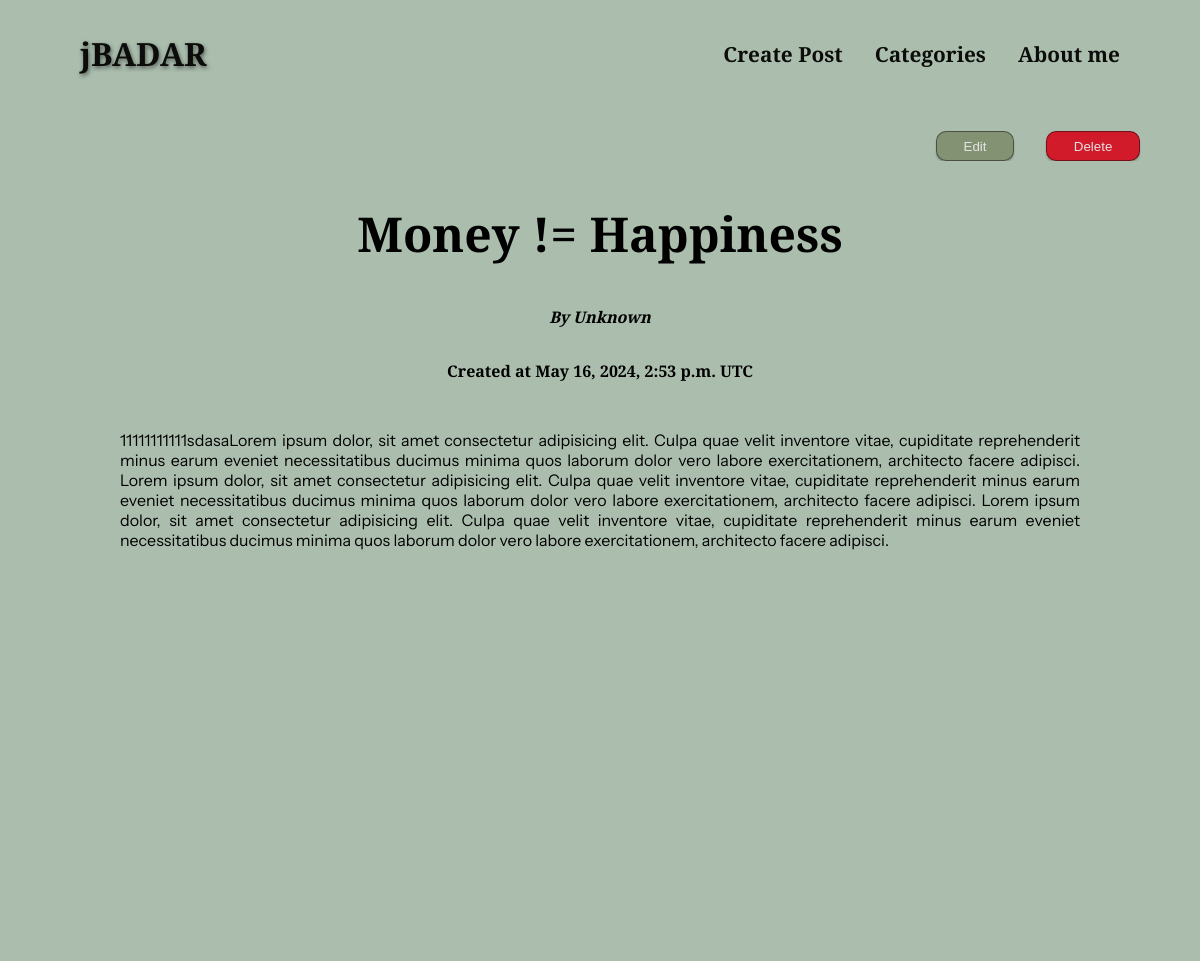
/home/view/4, run on an earlier commit of the app's database.
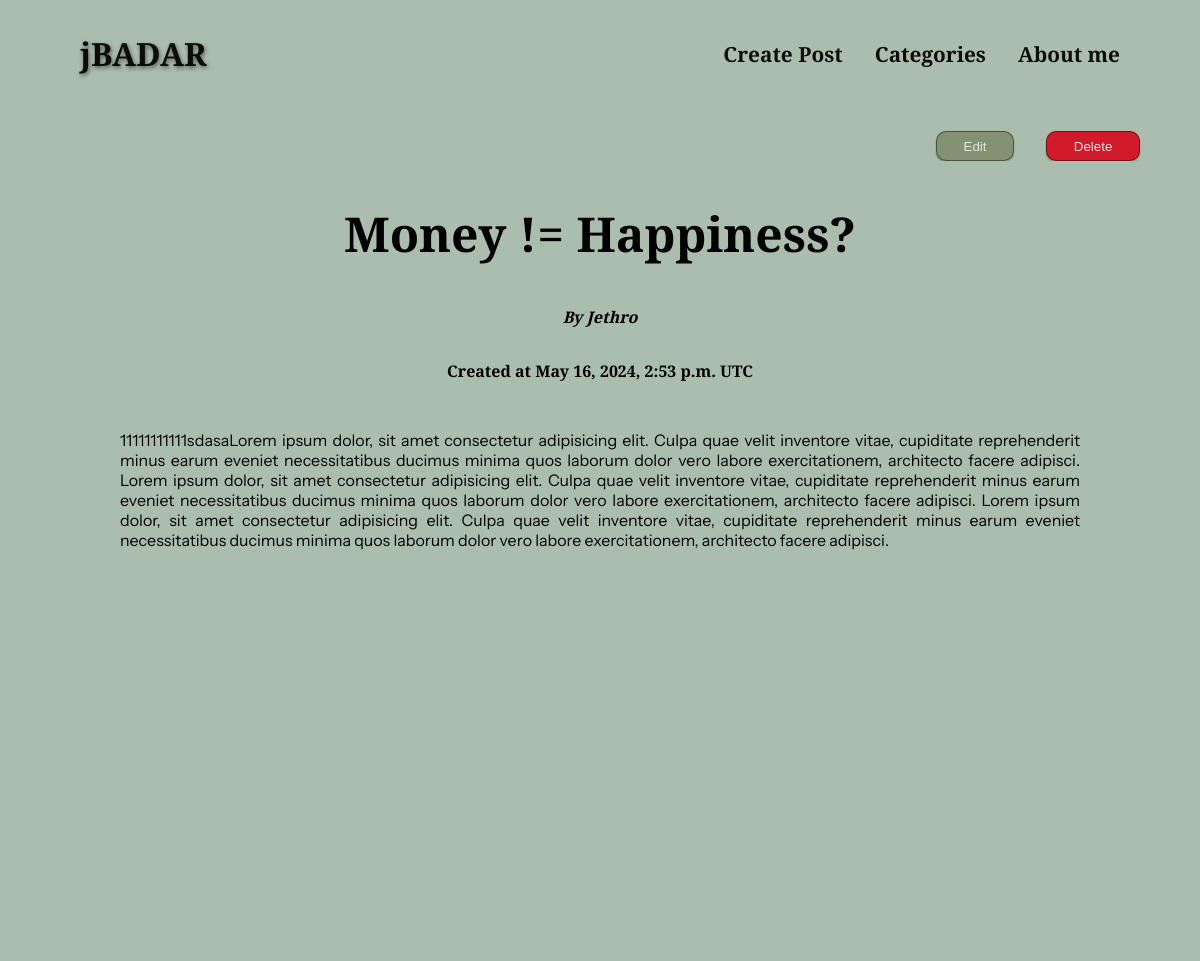
And on a later commit of the database.
### home/models.py (models this page shows)
class blog_data(models.Model):
    title = models.CharField(max_length=100, blank=True)
    author = models.CharField(max_length=50, blank=True)
    created = models.DateTimeField(auto_now_add=True)
    content = models.TextField(blank=True)
    image = models.ImageField(blank=True)

### home/views.py (the view)
# urls.py: path("home/view/<int:pk>", views.Detaildisplay, name="post-page"),
def Detaildisplay(request, pk):
    try:
        list_posts = blog_data.objects.get(pk=pk)
    except ViewDoesNotExist:
        return HttpResponse(404, "Page not Found")
    return render(request, "home/post-page.html", {
        "post": list_posts
    })

### home/templates/home/post-page.html (shortened to what this page needs)
{% extends "base.html" %}
{% load static %}
{% block style %}
<link rel="stylesheet" href="{% static "home/post-page.css" %}">
{% endblock style %}
{% block content %}
  <div class="buttons">
    <button id="editbutton" onclick="window.location.href='{% url 'blog-update' pk=post.pk %}'" type="button">Edit</button>
    <button  id="deletebutton" onclick="window.location.href='{% url 'blog-delete' pk=post.pk %}'" type="button">Delete</button>
  </div>
  <section id="summary">
      <h1 class="title">{{post.title}}</h1>
      <article class="page-information">
        <address>By {{post.author}}</address>
        <div>
          Created at <time>{{post.created}} UTC</time>
        </div>
        <main>
          <p>
            {{post.content}}
        </main>
      </article>
    </section>
{% endblock content %}

What changed in the data, as far as the page shows it:
changed blog_data: title "Money != Happiness" → "Money != Happiness?"; author "Unknown" → "Jethro"
